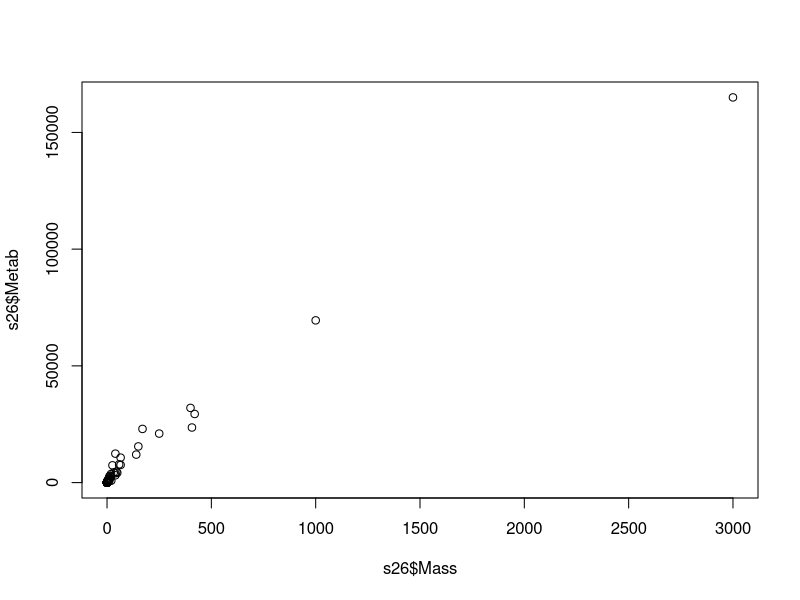
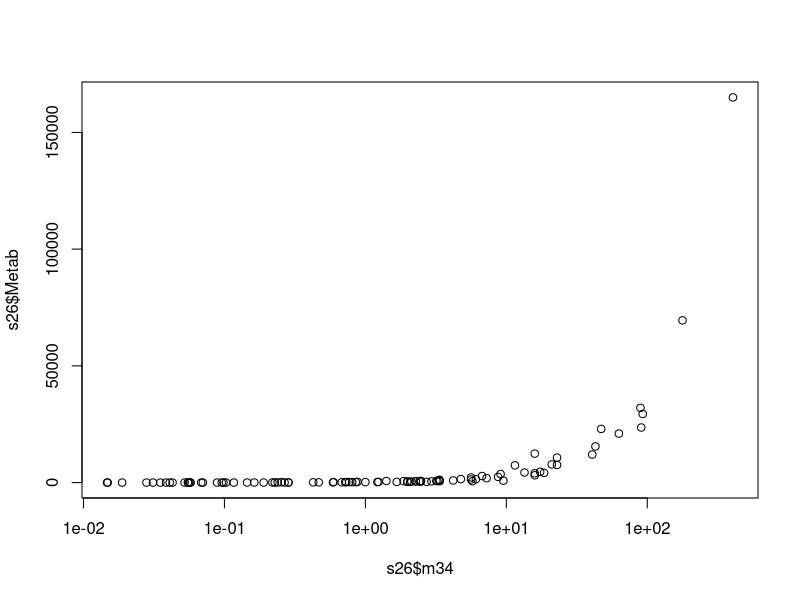
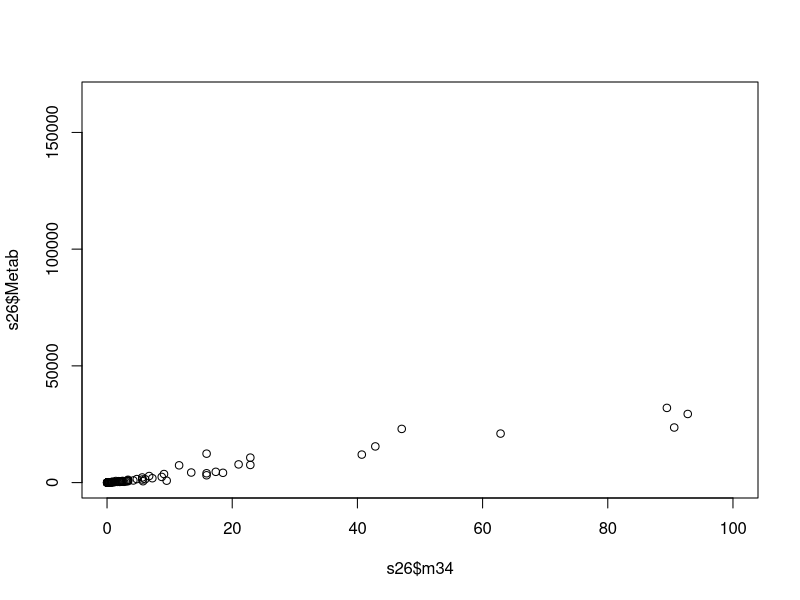
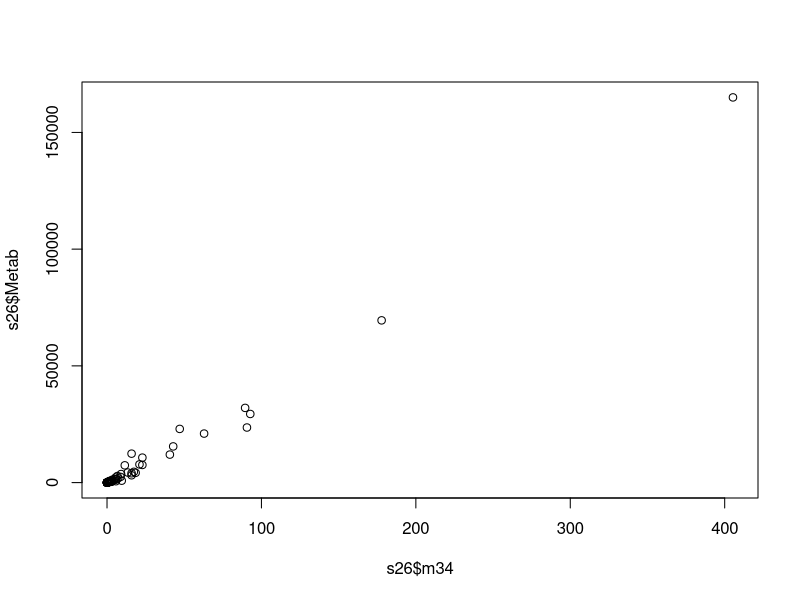
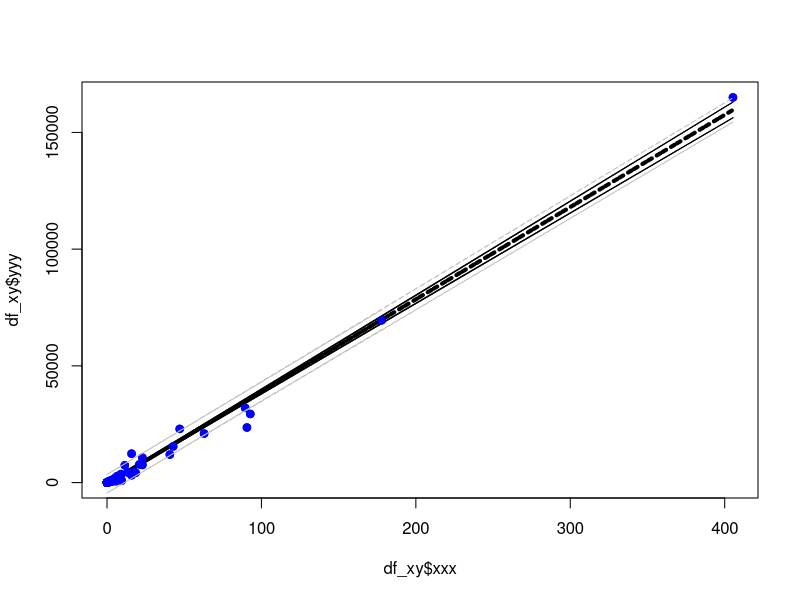
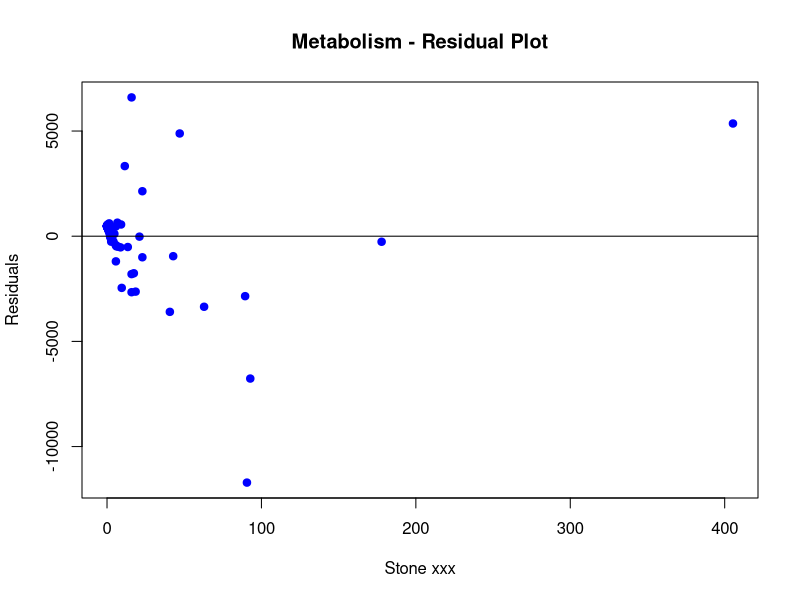
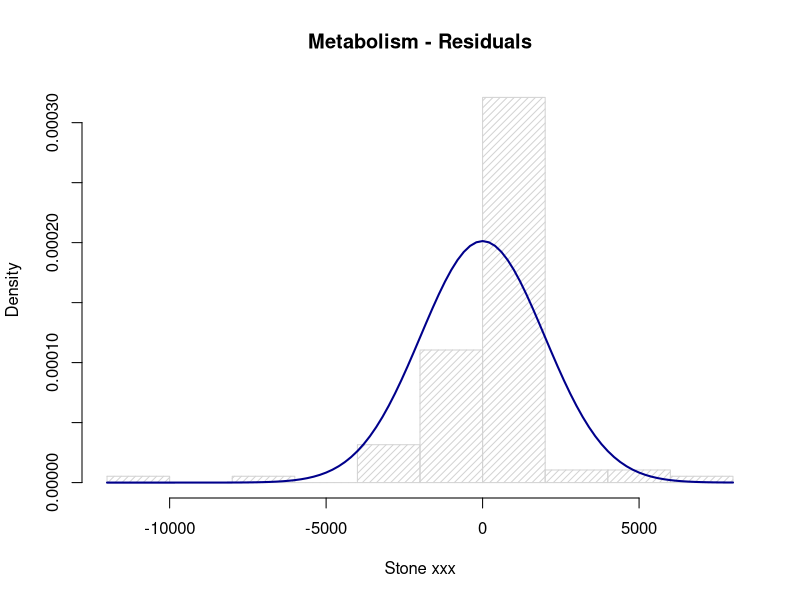
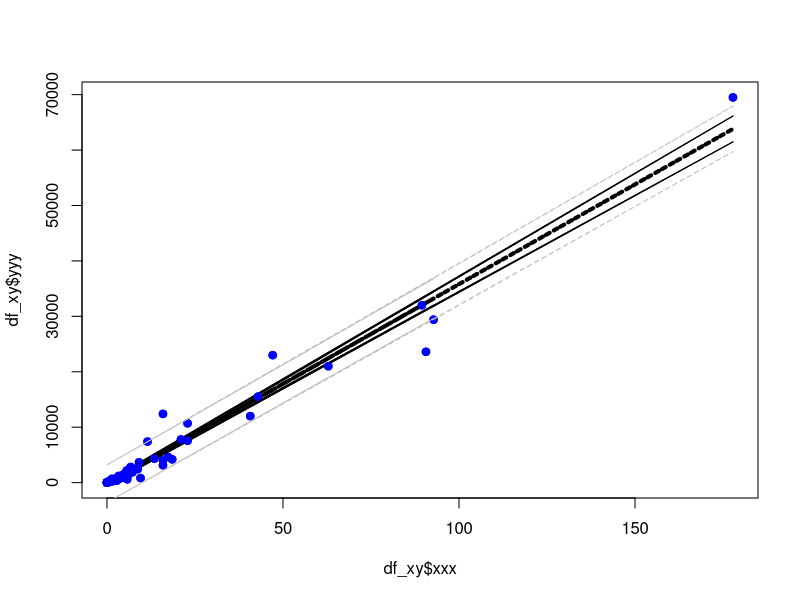

Write the R code that produced these figures, in order.
## ---- chunk 1
knitr::opts_chunk$set(echo = TRUE)
## ---- chunk 2

home_dir <- "~/_smu/_src/metabolism/"
setwd(home_dir)

data_dir <- "./data"

setwd(data_dir)

s26 <- read.csv("ex0826.csv", stringsAsFactors = FALSE)

setwd(home_dir)

exp <- 0.75
s26$m34 <- s26$Mass^exp
str(s26)

plot(s26$Metab ~ s26$Mass)
plot(s26$Metab ~ s26$m34, log = "x")
plot(s26$Metab ~ s26$m34, xlim=c(0,100))
plot(s26$Metab ~ s26$m34)

# ... define data set to analyze 

df_xy <- data.frame(s26$m34, s26$Metab)
names(df_xy) <- c("xxx", "yyy")

str(df_xy)

## ---- chunk 3


fit_all <- lm(yyy ~ xxx, data = df_xy)

df_xy_conf_int <- as.data.frame(predict(fit_all, df_xy , interval = "confidence"))

plot(df_xy$yyy ~ df_xy$xxx, col = 'blue', pch = 19)
polygon(c(df_xy$xxx, rev(df_xy$xxx)),
		c(df_xy_conf_int$lwr, rev(df_xy_conf_int$upr)),col="lightgrey")

lines(fit_all$fitted.values ~ df_xy$xxx, col = 'black', lwd = 4, lty = 3)

lines(df_xy_conf_int$lwr ~ df_xy$xxx, col = 'black', lwd = 1)
lines(df_xy_conf_int$upr ~ df_xy$xxx, col = 'black', lwd = 1)

points(df_xy$yyy ~ df_xy$xxx, col = 'blue', pch = 19)

df_xy_pred_int <- as.data.frame(predict(fit_all, df_xy, interval = "predict"))

lines(df_xy_pred_int$lwr ~ df_xy$xxx, col = 'grey', lwd = 1, lty = 2)
lines(df_xy_pred_int$upr ~ df_xy$xxx, col = 'grey', lwd = 1, lty = 2)

## ---- chunk 4

summary(fit_all)

## ---- chunk 5

alpha <- 0.05
dof <- dim(df_xy)[1] - 2
crit_value <- qt(1 - alpha/2, dim(df_xy)[1] - 2)

t_value <- coef(summary(fit_all))["xxx","t value"]
p_value <- coef(summary(fit_all))["xxx","Pr(>|t|)"]

if (p_value < alpha)
{
	acc_rej <- "Reject Ho"
	is_is_not <- "is"
	does_does_not <- "does not"
} else {
	acc_rej <- "Do not Reject Ho"
	is_is_not <- "is not"
	does_does_not <- "does"
}

cnf_intrvl <- confint(fit_all, 'xxx', level = 1 - alpha)
cnf_intrvl_lwr <- cnf_intrvl[1,1]
cnf_intrvl_upr <- cnf_intrvl[1,2]

print_cnf_intrvl <- paste0(sprintf("(%9.3f", cnf_intrvl_lwr), sprintf(", %9.3f)", cnf_intrvl_upr))

## ---- chunk 6

alpha <- 0.05
dof <- dim(df_xy)[1] - 2
crit_value <- qt(1 - alpha/2, dim(df_xy)[1] - 2)

t_value <- coef(summary(fit_all))["(Intercept)","t value"]
p_value <- coef(summary(fit_all))["(Intercept)","Pr(>|t|)"]

if (p_value < alpha)
{
	acc_rej <- "Reject Ho"
	is_is_not <- "is"
	does_does_not <- "does not"
} else {
	acc_rej <- "Do not Reject Ho"
	is_is_not <- "is not"
	does_does_not <- "does"
}

cnf_intrvl <- confint(fit_all, '(Intercept)', level = 1 - alpha)
cnf_intrvl_lwr <- cnf_intrvl[1,1]
cnf_intrvl_upr <- cnf_intrvl[1,2]

print_cnf_intrvl <- paste0(sprintf("(%9.3f", cnf_intrvl_lwr), sprintf(", %9.3f)", cnf_intrvl_upr))

## ---- chunk 7

b0 <- fit_all$coefficients[1]
b1 <- fit_all$coefficients[2]

## ---- chunk 8

cnf_intrvl <- predict(fit_all, data.frame(xxx = 4.5) , interval = "confidence")
cnf_intrvl_lwr <- cnf_intrvl[1,2]
cnf_intrvl_upr <- cnf_intrvl[1,3]

print_cnf_intrvl <- paste0(sprintf("(%9.3f", cnf_intrvl_lwr), sprintf(", %9.3f)", cnf_intrvl_upr))

## ---- chunk 9

prd_intrvl <- predict(fit_all, data.frame(xxx = 4.5) , interval = "predict")
prd_intrvl_lwr <- prd_intrvl[1,2]
prd_intrvl_upr <- prd_intrvl[1,3]

print_prd_intrvl <- paste0(sprintf("(%9.3f", prd_intrvl_lwr), sprintf(", %9.3f)", prd_intrvl_upr))

## ---- chunk 10

yyy_res = resid(fit_all)

plot(df_xy$xxx, yyy_res, 
     pch = 19,
	 col = "blue",
	 ylab="Residuals",
	 xlab="Stone xxx", 
     main="Metabolism - Residual Plot") 
abline(0, 0)

## ---- chunk 11

res_mean <- mean(yyy_res)
res_std <- sqrt(var(yyy_res))

hist(yyy_res, density=20, breaks = 10, prob = TRUE, 
     xlab="Stone xxx",
#	 ylim=c(0, 10), 
     main="Metabolism - Residuals")
curve(dnorm(x, mean = res_mean, sd = res_std),
	  col = "darkblue",
	  lwd = 2,
	  add = TRUE,
	  yaxt = "n")

## ---- chunk 12

df_xy <- df_xy[df_xy$xxx < 300,]

fit_all <- lm(yyy ~ xxx, data = df_xy)

df_xy_conf_int <- as.data.frame(predict(fit_all, df_xy , interval = "confidence"))

plot(df_xy$yyy ~ df_xy$xxx, col = 'blue', pch = 19)
polygon(c(df_xy$xxx, rev(df_xy$xxx)),
		c(df_xy_conf_int$lwr, rev(df_xy_conf_int$upr)),col="lightgrey")

lines(fit_all$fitted.values ~ df_xy$xxx, col = 'black', lwd = 4, lty = 3)

lines(df_xy_conf_int$lwr ~ df_xy$xxx, col = 'black', lwd = 1)
lines(df_xy_conf_int$upr ~ df_xy$xxx, col = 'black', lwd = 1)

points(df_xy$yyy ~ df_xy$xxx, col = 'blue', pch = 19)

df_xy_pred_int <- as.data.frame(predict(fit_all, df_xy, interval = "predict"))

lines(df_xy_pred_int$lwr ~ df_xy$xxx, col = 'grey', lwd = 1, lty = 2)
lines(df_xy_pred_int$upr ~ df_xy$xxx, col = 'grey', lwd = 1, lty = 2)

## ---- chunk 13

summary(fit_all)

## ---- chunk 14

alpha <- 0.05
dof <- dim(df_xy)[1] - 2
crit_value <- qt(1 - alpha/2, dim(df_xy)[1] - 2)

t_value <- coef(summary(fit_all))["xxx","t value"]
p_value <- coef(summary(fit_all))["xxx","Pr(>|t|)"]

if (p_value < alpha)
{
	acc_rej <- "Reject Ho"
	is_is_not <- "is"
	does_does_not <- "does not"
} else {
	acc_rej <- "Do not Reject Ho"
	is_is_not <- "is not"
	does_does_not <- "does"
}

cnf_intrvl <- confint(fit_all, 'xxx', level = 1 - alpha)
cnf_intrvl_lwr <- cnf_intrvl[1,1]
cnf_intrvl_upr <- cnf_intrvl[1,2]

print_cnf_intrvl <- paste0(sprintf("(%9.3f", cnf_intrvl_lwr), sprintf(", %9.3f)", cnf_intrvl_upr))

## ---- chunk 15

alpha <- 0.05
dof <- dim(df_xy)[1] - 2
crit_value <- qt(1 - alpha/2, dim(df_xy)[1] - 2)

t_value <- coef(summary(fit_all))["(Intercept)","t value"]
p_value <- coef(summary(fit_all))["(Intercept)","Pr(>|t|)"]

if (p_value < alpha)
{
	acc_rej <- "Reject Ho"
	is_is_not <- "is"
	does_does_not <- "does not"
} else {
	acc_rej <- "Do not Reject Ho"
	is_is_not <- "is not"
	does_does_not <- "does"
}

cnf_intrvl <- confint(fit_all, '(Intercept)', level = 1 - alpha)
cnf_intrvl_lwr <- cnf_intrvl[1,1]
cnf_intrvl_upr <- cnf_intrvl[1,2]

print_cnf_intrvl <- paste0(sprintf("(%9.3f", cnf_intrvl_lwr), sprintf(", %9.3f)", cnf_intrvl_upr))

## ---- chunk 16

b0 <- fit_all$coefficients[1]
b1 <- fit_all$coefficients[2]

## ---- chunk 17

cnf_intrvl <- predict(fit_all, data.frame(xxx = 4.5) , interval = "confidence")
cnf_intrvl_lwr <- cnf_intrvl[1,2]
cnf_intrvl_upr <- cnf_intrvl[1,3]

print_cnf_intrvl <- paste0(sprintf("(%9.3f", cnf_intrvl_lwr), sprintf(", %9.3f)", cnf_intrvl_upr))

## ---- chunk 18

prd_intrvl <- predict(fit_all, data.frame(xxx = 4.5) , interval = "predict")
prd_intrvl_lwr <- prd_intrvl[1,2]
prd_intrvl_upr <- prd_intrvl[1,3]

print_prd_intrvl <- paste0(sprintf("(%9.3f", prd_intrvl_lwr), sprintf(", %9.3f)", prd_intrvl_upr))

## ---- chunk 19

yyy_res = resid(fit_all)

plot(df_xy$xxx, yyy_res, 
     pch = 19,
	 col = "blue",
	 ylab="Residuals",
	 xlab="Stone xxx", 
     main="Metabolism - Residual Plot") 
abline(0, 0)

## ---- chunk 20

res_mean <- mean(yyy_res)
res_std <- sqrt(var(yyy_res))

hist(yyy_res, density=20, breaks = 10, prob = TRUE, 
     xlab="Stone xxx",
#	 ylim=c(0, 10), 
     main="Metabolism - Residuals")
curve(dnorm(x, mean = res_mean, sd = res_std),
	  col = "darkblue",
	  lwd = 2,
	  add = TRUE,
	  yaxt = "n")
